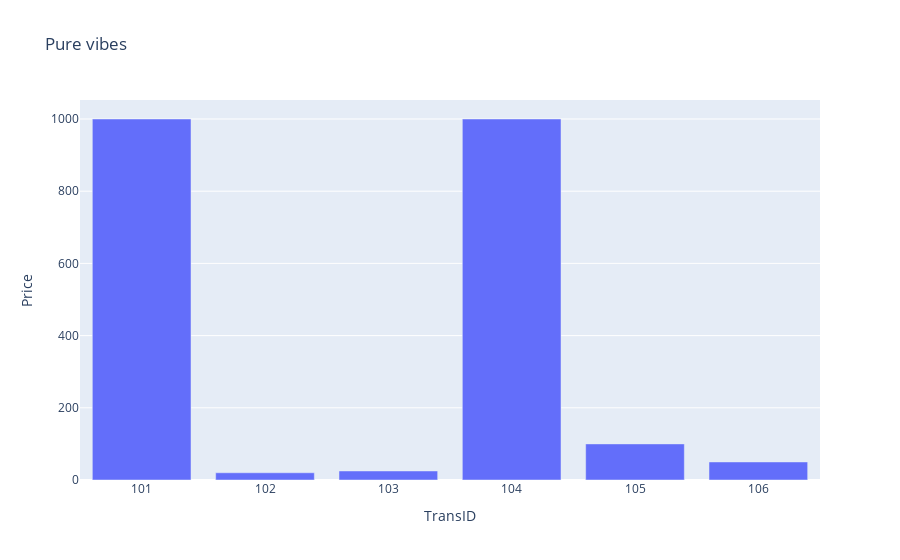

The code cell stored with this chart in its notebook:
### Markdown cell above
### Q7: Filtering with Lists
Filter the `sales` dataframe to show transactions only for stores 'NY_01' and 'CHI_03'.
*   Use `.isin()` for this.

### Code cell
# Your answer here
sales[sales["StoreID"].isin(["NY_01", "CHI_03"])]

### Figure 1 — Plotly figure (JSON) as saved in the notebook; plotly's stock layout.template omitted (floating-point values rounded to 4 significant figures)
{"data": [{"hovertemplate": "TransID=%{x}<br>Price=%{y}<extra></extra>", "legendgroup": "", "marker": {"color": "#636efa", "pattern": {"shape": ""}}, "name": "", "orientation": "v", "showlegend": false, "textposition": "auto", "type": "bar", "x": [101, 102, 103, 104, 105, 106], "xaxis": "x", "y": [1000, 20, 25, 1000, 100, 50], "yaxis": "y"}], "layout": {"barmode": "relative", "legend": {"tracegroupgap": 0}, "title": {"text": "Pure vibes"}, "xaxis": {"anchor": "y", "domain": [0, 1], "title": {"text": "TransID"}}, "yaxis": {"anchor": "x", "domain": [0, 1], "title": {"text": "Price"}}}}
